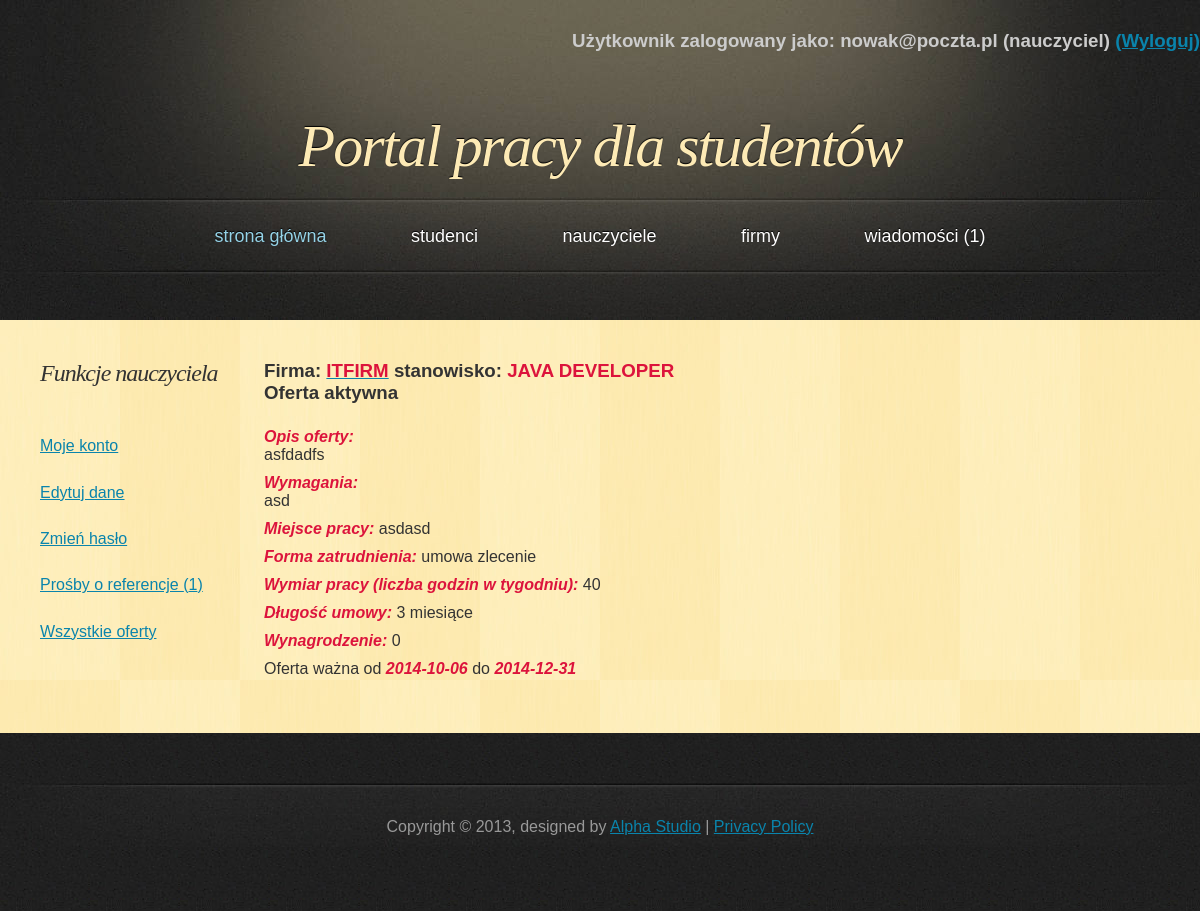
Page /PortalPracy/php/offer_description.php?id=1 (signed in) on the committed database.
### tables this page shows
CREATE TABLE IF NOT EXISTS `offer` (
  `offer_id` int(11) NOT NULL AUTO_INCREMENT,
  `company_id` int(11) NOT NULL,
  `job` varchar(40) NOT NULL,
  `description` text NOT NULL,
  `requirements` text NOT NULL,
  `place_of_work` varchar(25) NOT NULL,
  `employment_status` text NOT NULL,
  `number_of_hours` int(11) NOT NULL,
  `length_of_contract` varchar(40) NOT NULL,
  `salary` int(11) NOT NULL,
  `date_from` date NOT NULL,
  `date_to` date NOT NULL,
  PRIMARY KEY (`offer_id`),
  KEY `company_id` (`company_id`)
);

CREATE TABLE IF NOT EXISTS `company` (
  `company_id` int(11) NOT NULL AUTO_INCREMENT,
  `name` varchar(50) NOT NULL,
  `address` varchar(50) NOT NULL,
  `telephone` varchar(11) NOT NULL,
  `e_mail` varchar(50) NOT NULL,
  `password` varchar(100) NOT NULL,
  `active` tinyint(1) NOT NULL,
  `account_create_date` date NOT NULL,
  `photoname` varchar(30) NOT NULL,
  PRIMARY KEY (`company_id`)
);

### PortalPracy/php/classDatabase.php (called while the page is built, shortened)
<?php
class Database {
    private $db;
    function __construct() {
        $this->server = 'localhost';
        $this->user = 'root';
        $this->password = '';
        $this->basename = 'data_base';
        $this->db = new mysqli($this->server, $this->user, $this->password, $this->basename);
        if ($this->db->connect_error) {
            die('Blad polaczenia z baza danych (' . $this->db->connect_errno . ') ' . $this->db->connect_error);
        } else {
            $this->db->query("SET NAMES 'utf8'");
        }
    }
    function get_offer_number() {
        if ($result = $this->db->query("SELECT * FROM `offer`")) {
            $all_offers = $result->num_rows;
        }
        return $all_offers;
    }
    function get_offer_data($offer_id) {
        if ($result = $this->db->query("SELECT * FROM `offer` o JOIN `company` c ON o.`company_id`=c.`company_id` WHERE `offer_id`='$offer_id'")) {
            if ($result->num_rows == 0) {
                return false;
            } else {
                $obj = $result->fetch_object();
                return $obj;
            }
        }
    }
}

### PortalPracy/php/offer_description.php (the view, shortened to what this page needs)
<!DOCTYPE html>
<html>
    <head>
        <link href="../css/style.css" rel="stylesheet" type="text/css" />
    </head>
    <body>
        <div id="header">
            <?php
            include_once 'classPage.php';
            ?>
            <h1><a href="index.php">Portal pracy dla studentów</a></h1>
        </div>
        <div id="main">
            <div id="content">
                <?php
                if (isset($_SESSION['name'])) {
                    include_once 'classDatabase.php';
                    $db = new Database();
                    $all_offers = $db->get_offer_number();
                    if (!isset($_GET['id']) or $_GET['id'] > $all_offers) {
                        echo "<h3>Niepoprawny numer oferty.</h3>";
                    } else {
                        $offer_id = $_GET['id'];
                        if (($_SESSION['usertype'] == 'student') or ($_SESSION['usertype'] == 'nauczyciel'))
                            $ok = true;
                        if ($ok) {
                            $obj = $db->get_offer_data($offer_id);
                            echo "<h3>Firma: <a href='profile_company.php?id=" . $obj->company_id . "'><span class='conspicuous'>" . $obj->name . "</span></a> stanowisko: <span class='conspicuous'>" . $obj->job . "</span></h3>";
                            $today = date('Y-m-d', time());
                            if ($today >= $obj->date_from && $today <= $obj->date_to) {
                                echo "<h3><span clas='conspicuous'>Oferta aktywna</span></h3>";
                            } else {
                                echo "<h3><span clas='conspicuous'>Oferta nieaktywna</span></h3>";
                                $active = FALSE;
                            }
                            echo "<div>";
                            echo"<p><ul class='offer_description'>";
                            echo "<li><span class='bold'>Opis oferty:</span><br/> " . $obj->description . "</li>";
                            echo "<li><span class='bold'>Wymagania:</span><br/> " . $obj->requirements . "</li>";
                            echo "<li><span class='bold'>Miejsce pracy: </span>" . $obj->place_of_work . "</li>";
                            echo "<li><span class='bold'>Forma zatrudnienia: </span>" . $obj->employment_status . "</li>";
                            echo "<li><span class='bold'>Wymiar pracy (liczba godzin w tygodniu): </span>" . $obj->number_of_hours . "</li>";
                            echo "<li><span class='bold'>Długość umowy: </span>" . $obj->length_of_contract . "</li>";
                            echo "<li><span class='bold'>Wynagrodzenie: </span>" . $obj->salary . "</li>";
                            echo "<li>Oferta ważna od <span class='bold'>" . $obj->date_from . " </span>do <span class='bold'>" . $obj->date_to . "</span></li>";
                            echo "</ul></p>";
                            echo "</div>";
                                    ?>
                                    <?php
                        }
                    }
                }
                ?>
            </div>
            <div id="sidebar">
            </div>
            <div class="clearing">&nbsp;</div>
        </div>
    </body>
</html>

### PortalPracy/css/style.css (style rules this page uses)
* { margin: 0; padding: 0; }
body { font: 16px "Trebuchet MS", Arial, Helvetica, sans-serif; color: #333333; background: #202020 url('../images/bg.jpg'); }
h1, h2 { font-family: Georgia, Times, serif; font-weight: normal; font-style: italic; }
h1 { font-size: 3em; letter-spacing: -2px; }
p { padding: .75em 0; line-height: 1.5em; }
a { text-decoration: underline; color: #0A84AC; }
#header, #menu, #footer { margin: 0 auto; width: 1200px; }
#header { height: 197px; background: #202020 url('../images/header.jpg'); }
#header h1 { font-size: 60px; text-align: center; text-shadow: 0px -1px 1px #000000; color: #FDEAB5; padding-top: 60px; }
#header h1 a { text-decoration: none; color: #FDEAB5; }
#main { width: 1120px; margin: 0 auto 50px auto; padding: 40px 40px 0 40px; background: #FEEBB2 url('../images/main.jpg'); }
#content { float: right; width: 80%; padding: 0 0 20px 0; }
#sidebar { float: left; width: 20%; padding: 0 0 20px 0; }
.clearing { clear: both; height: 1px; overflow: hidden; }
.conspicuous { color: crimson; text-transform: uppercase; font-weight: bold; }
.offer_description li { list-style: none; padding-bottom: 10px; }
.bold { font-weight: bold; color: crimson; font-style: italic; }

### rows in the picture
offer: company.name "ITFIRM", job "JAVA DEVELOPER", description "asfdadfs", requirements "asd", place_of_work "asdasd", employment_status "umowa zlecenie", number_of_hours "40", length_of_contract "3 miesiące", salary "0", date_from "2014-10-06", date_to "2014-12-31"

### other values in the picture
$_SESSION['name'] "nowak@poczta.pl"
$_SESSION['usertype'] "nauczyciel"
$num_mes "1"
$result->num_rows "1"
